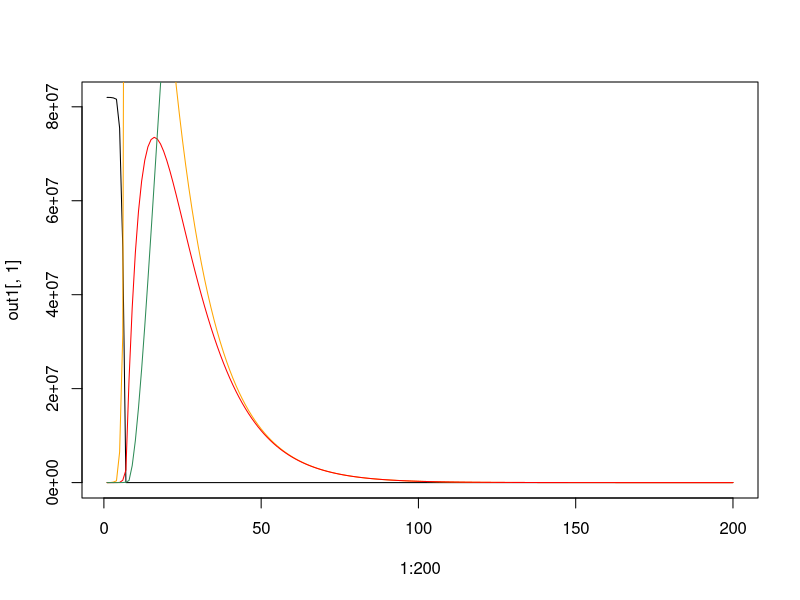

R code for this plot:
S0 <- 82000000 #initial susceptible
E0 <- 9 #exposed
I0 <- 2 #initial infected
R0 <- 0 #recovered
N <- S0+E0+I0+R0

beta <- 1/100000 #transmissionsrate
sigma <- 1/14 #infected to recovered
gamma <- 1/7 #exposed to infected

out1 <- matrix (0, ncol =4, nrow =200)
for (i in 1:200){
  S0n <- S0
  E0n <- E0
  I0n <- I0
  R0n <- R0
  S0 <-  max(0, S0n -beta*((S0n*I0n)))
  E0 <- max(0, E0n + beta*((S0n*I0n)) - sigma * E0n)
  I0 <- max(0, I0n + sigma*E0n - gamma*I0n)
  R0 <- max(0, R0n + gamma*I0n)
  out1[i,1] <- S0
  out1[i,2] <- E0
  out1[i,3] <- I0
  out1[i,4] <- R0
  
}

plot (1:200, out1[,1], type ="l", ylim =c(0,82000000))
lines (1:200, out1[,2], col ="orange" )
lines (1:200, out1[,3], col ="red" )
lines (1:200, out1[,4], col ="seagreen")


  
  

